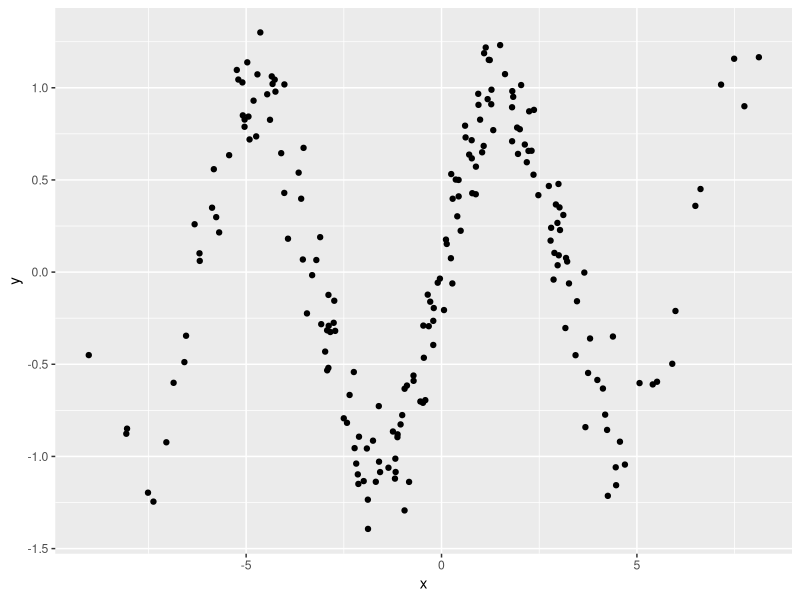
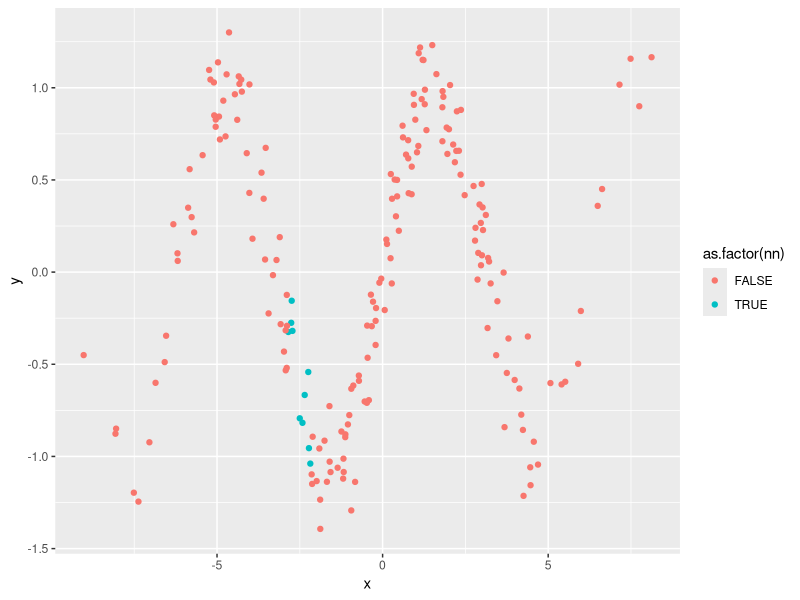
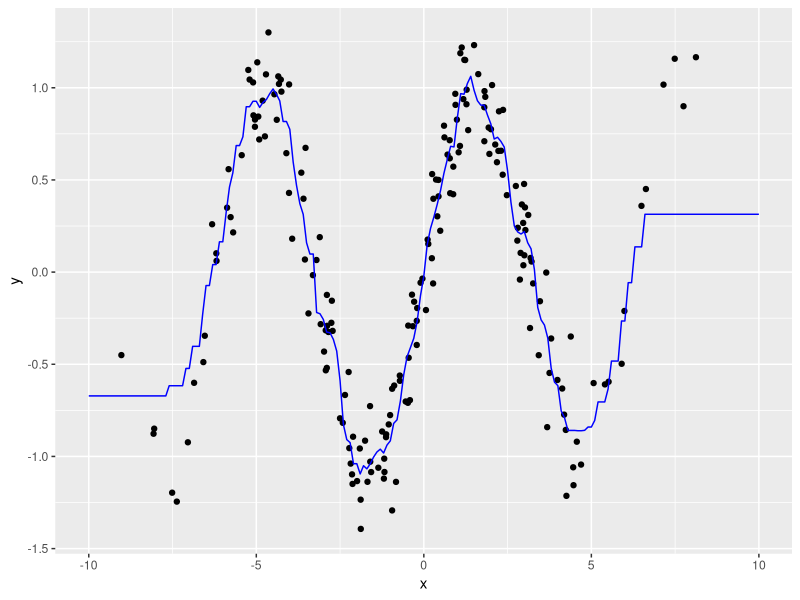
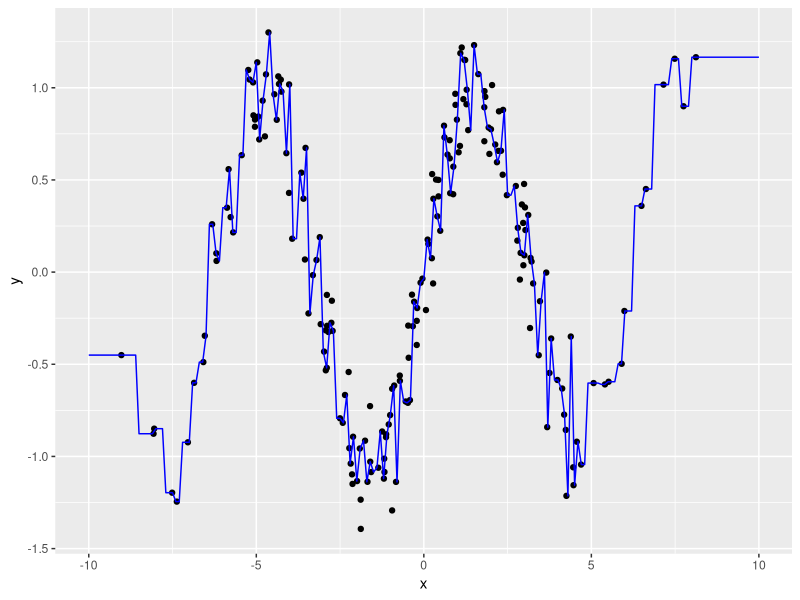
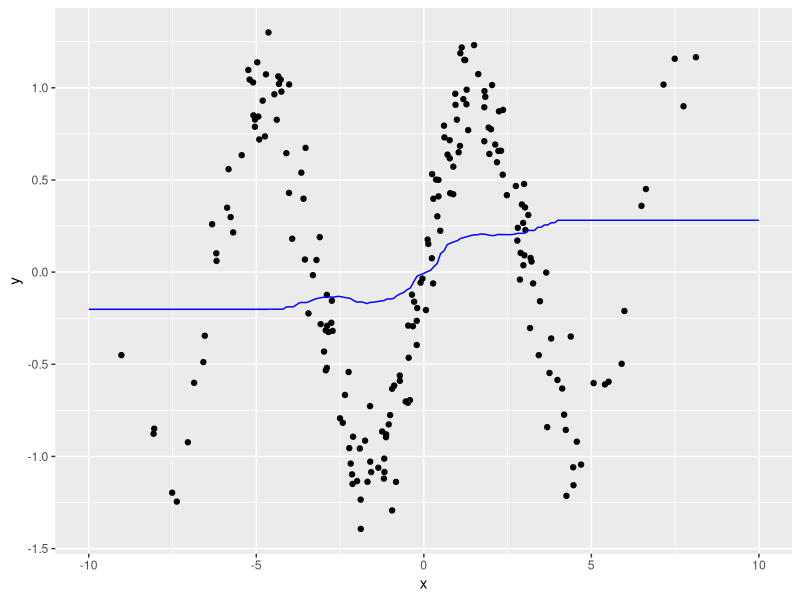

These charts were generated, in order, by the following R code:
## ---- chunk 1
knitr::opts_chunk$set(echo = TRUE)
## ---- chunk 2
library(RANN)
library(tidyverse)
n <- 200
x <- rnorm(n, 0, 4)
y <- sin(x) + rnorm(n, 0, 0.2)

df <- tibble(x, y) %>% 
  mutate(type="actual")

ggplot(df %>% filter(type=="actual"), aes(x=x, y=y)) +
  geom_point()
## ---- chunk 3
# use RANN library (which implements KD trees)
x_tilde <- -2.5
fit <- nn2(x, c(x_tilde), k = 10)
idxs <- fit$nn.idx[1, ]

# visualise nearest neighbours around a point
tibble(x, y) %>% 
  mutate(idx=seq_along(x)) %>% 
  mutate(nn=idx%in%idxs) %>% 
  ggplot(aes(x=x, y=y, colour=as.factor(nn))) +
  geom_point()
## ---- chunk 4
f_kk_regression <- function(x_tilde, x, y, k=10) {
  fit <- nn2(x, c(x_tilde), k = k)
  idxs <- fit$nn.idx[1, ]
  return(mean(y[idxs]))
}

x_sim <- seq(-10, 10, 0.1)

# k = 1
y_sim <- map_dbl(x_sim, ~f_kk_regression(., x, y, k=10))

df <- tibble(x, y) %>% 
  mutate(type="actual") %>% 
  bind_rows(tibble(x=x_sim, y=y_sim) %>% mutate(type="regression"))

ggplot(df %>% filter(type=="actual"), aes(x=x, y=y)) +
  geom_point() +
  geom_line(data=df %>% filter(type=="regression"), colour="blue")

# k = 1
y_sim <- map_dbl(x_sim, ~f_kk_regression(., x, y, k=1))

df <- tibble(x, y) %>% 
  mutate(type="actual") %>% 
  bind_rows(tibble(x=x_sim, y=y_sim) %>% mutate(type="regression"))

ggplot(df %>% filter(type=="actual"), aes(x=x, y=y)) +
  geom_point() +
  geom_line(data=df %>% filter(type=="regression"), colour="blue")

# k = 100
y_sim <- map_dbl(x_sim, ~f_kk_regression(., x, y, k=100))

df <- tibble(x, y) %>% 
  mutate(type="actual") %>% 
  bind_rows(tibble(x=x_sim, y=y_sim) %>% mutate(type="regression"))

ggplot(df %>% filter(type=="actual"), aes(x=x, y=y)) +
  geom_point() +
  geom_line(data=df %>% filter(type=="regression"), colour="blue")
